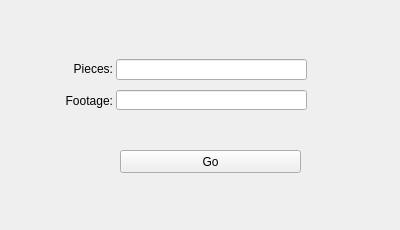
<?xml version="1.0" encoding="UTF-8"?>
<ui version="4.0">
 <class>sqfootage</class>
 <widget class="QWidget" name="sqfootage">
  <property name="geometry">
   <rect>
    <x>0</x>
    <y>0</y>
    <width>400</width>
    <height>230</height>
   </rect>
  </property>
  <property name="windowTitle">
   <string>Linear Footage Calculator</string>
  </property>
  <widget class="QLineEdit" name="lengthuser">
   <property name="geometry">
    <rect>
     <x>116</x>
     <y>59</y>
     <width>191</width>
     <height>21</height>
    </rect>
   </property>
  </widget>
  <widget class="QLineEdit" name="widthuser">
   <property name="geometry">
    <rect>
     <x>116</x>
     <y>90</y>
     <width>191</width>
     <height>20</height>
    </rect>
   </property>
  </widget>
  <widget class="QLabel" name="lengthlabel">
   <property name="geometry">
    <rect>
     <x>66</x>
     <y>53</y>
     <width>47</width>
     <height>31</height>
    </rect>
   </property>
   <property name="text">
    <string>Pieces:</string>
   </property>
   <property name="alignment">
    <set>Qt::AlignRight|Qt::AlignTrailing|Qt::AlignVCenter</set>
   </property>
  </widget>
  <widget class="QLabel" name="widthlabel">
   <property name="geometry">
    <rect>
     <x>66</x>
     <y>90</y>
     <width>47</width>
     <height>21</height>
    </rect>
   </property>
   <property name="text">
    <string>Footage:</string>
   </property>
   <property name="alignment">
    <set>Qt::AlignRight|Qt::AlignTrailing|Qt::AlignVCenter</set>
   </property>
  </widget>
  <widget class="QPushButton" name="gobutton">
   <property name="geometry">
    <rect>
     <x>120</x>
     <y>150</y>
     <width>181</width>
     <height>23</height>
    </rect>
   </property>
   <property name="text">
    <string>Go</string>
   </property>
  </widget>
 </widget>
 <resources/>
 <connections/>
</ui>
